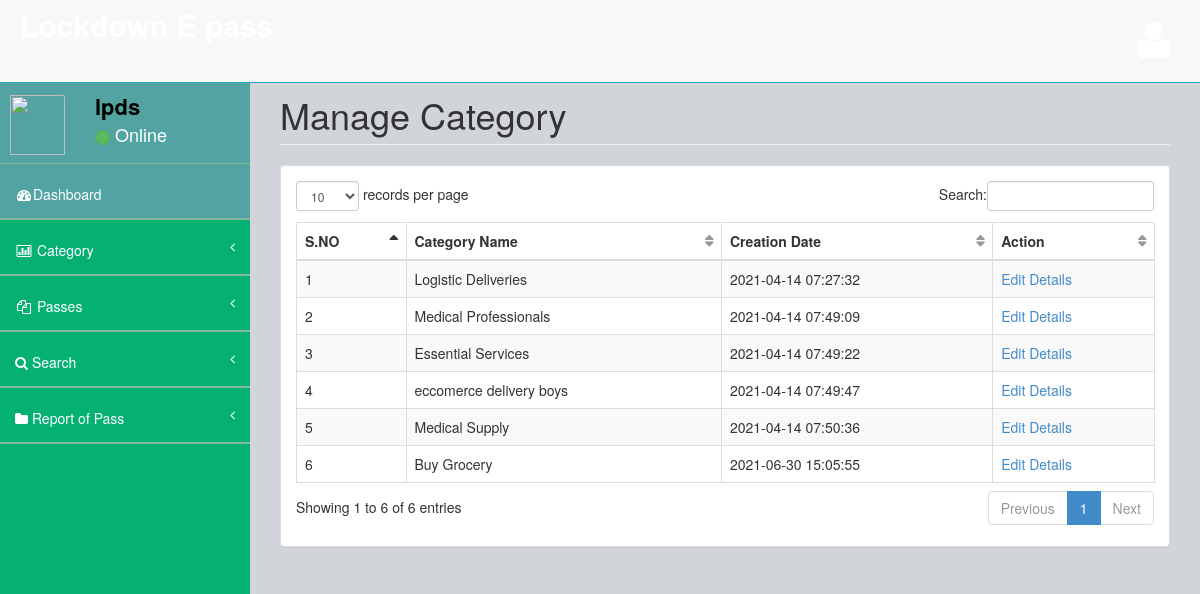
Page /admin/manage-category.php (signed in) on the committed database.
### tables this page shows
CREATE TABLE `tblcategory` (
    `ID` int(10) NOT NULL,
    `CategoryName` varchar(200) DEFAULT NULL,
    `CreationDate` timestamp NULL DEFAULT current_timestamp()
  );

### admin/manage-category.php (the view, shortened to what this page needs)
<?php
include('includes/dbconnection.php');
if (strlen($_SESSION['cpmsaid']==0)) {
  header('location:logout.php');
  } else{
  ?>
<!DOCTYPE html>
<html>
<head>
    <link href="assets/plugins/bootstrap/bootstrap.css" rel="stylesheet" />
    <link href="assets/font-awesome/css/font-awesome.css" rel="stylesheet" />
    <link href="assets/plugins/pace/pace-theme-big-counter.css" rel="stylesheet" />
  <link href="assets/css/style.css" rel="stylesheet" />
      <link href="assets/css/main-style.css" rel="stylesheet" />
    <link href="assets/plugins/dataTables/dataTables.bootstrap.css" rel="stylesheet" />
</head>
<body>
    <div id="wrapper">
       <?php include_once('includes/header.php');?>
        <?php include_once('includes/sidebar.php');?>
        <div id="page-wrapper">
            <div class="row">
                <div class="col-lg-12">
                    <h1 class="page-header">Manage Category</h1>
                </div>
            </div>
            <div class="row">
                <div class="col-lg-12">
                    <div class="panel panel-default">
                        <div class="panel-body">
                            <div class="table-responsive">
                                <table class="table table-striped table-bordered table-hover" id="dataTables-example">
                                    <thead>
                                        <tr>
                                            <th>S.NO</th>
                                            <th>Category Name</th>
                                            <th>Creation Date</th>
                                            <th>Action</th>
                                        </tr>
                                    </thead>
                                    <tbody>
                                        <?php
$sql="SELECT * from tblcategory";
$query = $dbh -> prepare($sql);
$query->execute();
$results=$query->fetchAll(PDO::FETCH_OBJ);
$cnt=1;
if($query->rowCount() > 0)
{
foreach($results as $row)
{               ?>
                                       <tr>
                  <td><?php echo htmlentities($cnt);?></td>
                  <td><?php  echo htmlentities($row->CategoryName);?></td>
                  <td><?php  echo htmlentities($row->CreationDate);?></td>
                  <td><a href="edit-category-detail.php?editid=<?php echo htmlentities ($row->ID);?>">Edit Details</a></td>
                </tr>
               <?php $cnt=$cnt+1;}} ?>
                                    </tbody>
                                </table>
                            </div>
                        </div>
                    </div>
                </div>
            </div>
        </div>
    </div>
</body>
</html>
<?php }  ?>

### admin/includes/header.php (shortened to what this page needs)
<nav class="navbar navbar-default navbar-fixed-top" role="navigation" id="navbar">
            <div class="navbar-header">
                <a class="navbar-brand" href="dashboard.php">
                    <strong style="color: white;font-size: 30px">Lockdown E pass</strong>
                </a>
            </div>
            <ul class="nav navbar-top-links navbar-right">
                <li class="dropdown">
                    <a class="dropdown-toggle" data-toggle="dropdown" href="#">
                        <i class="fa fa-user fa-3x"></i>
                    </a>
                </li>
            </ul>
        </nav>

### admin/includes/sidebar.php (shortened to what this page needs)
<?php
include('includes/dbconnection.php');
?>
        <nav class="navbar-default navbar-static-side" role="navigation">
            <div class="sidebar-collapse">
                <ul class="nav" id="side-menu">
                    <li>
                        <div class="user-section">
                            <div class="user-section-inner">
                                <img src="assets/img/user.jpg" alt="">
                            </div>
                            <div class="user-info">
                                <?php
$aid=$_SESSION['cpmsaid'];
$sql="SELECT AdminName from  tbladmin where ID=:aid";
$query = $dbh -> prepare($sql);
$query->bindParam(':aid',$aid,PDO::PARAM_STR);
$query->execute();
$results=$query->fetchAll(PDO::FETCH_OBJ);
$cnt=1;
if($query->rowCount() > 0)
{
foreach($results as $row)
{               ?>
                                <div><strong><?php  echo $row->AdminName;?></strong></div>
                                <div class="user-text-online">
                                    <span class="user-circle-online btn btn-success btn-circle "></span>&nbsp;Online
                                </div>
                            </div>
                            <?php $cnt=$cnt+1;}} ?>
                        </div>
                    </li>
                    <li class="selected">
                        <a href="dashboard.php"><i class="fa fa-dashboard fa-fw"></i>Dashboard</a>
                    </li>
                    <li>
                        <a href="#"><i class="fa fa-bar-chart-o fa-fw"></i> Category<span class="fa arrow"></span></a>
                    </li>
                    <li>
                        <a href="#"><i class="fa fa-files-o fa-fw"></i> Passes<span class="fa arrow"></span></a>
                    </li>
                    <li>
                        <a href="search-pass.php"><i class="fa fa-search"></i>  Search<span class="fa arrow"></span></a>
                        </li>
                        <li>
                        <a href="pass-bwdates-report.php"><i class="fa fa-folder"></i>  Report of Pass<span class="fa arrow"></span></a>
                        </li>
                </ul>
            </div>
        </nav>

### admin/assets/css/style.css (style rules this page uses)
body { background-color: #f8f8f8; }
#wrapper { width: 100%; margin-top: 55px!important; background-color:#04B173; }
#page-wrapper { padding: 0 15px; min-height: 568px; background-color:rgb(209, 212, 216); }
.navbar-static-side ul li { border-bottom:1px solid #84B899 !important; }
.navbar-top-links li { display: inline-block; }
.navbar-top-links li:last-child { margin-right: 15px; }
.navbar-top-links li a { padding: 20px; min-height: 50px; }
.arrow { float: right; }
.fa.arrow:before { content: "\f104"; }
@media (min-width:768px) { .navbar-static-side { z-index: 1; position: absolute; width: 250px; } }
table.dataTable thead .sorting, table.dataTable thead .sorting_asc:after, table.dataTable thead .sorting_desc, table.dataTable thead .sorting_asc_disabled, table.dataTable thead .sorting_desc_disabled { background: transparent; }
table.dataTable thead .sorting_asc:after { content: "\f0de"; float: right; font-family: fontawesome; }
table.dataTable thead .sorting:after { content: "\f0dc"; float: right; font-family: fontawesome; color: rgba(50,50,50,.5); }
.btn-circle { width: 30px; height: 30px; padding: 6px 0; border-radius: 15px; text-align: center; font-size: 12px; line-height: 1.428571429; }

### admin/assets/css/main-style.css (style rules this page uses)
.user-section-inner { height: 65px; width: 65px; -moz-border-radius: 3px; -webkit-border-radius: 3px; border-radius: 3px; overflow: hidden; display: inline-block; float: left; margin-right: 15px; margin-top: 20px; }
.user-section-inner img { margin-left:10px; width:55px; height:60px; }
.user-info { display: block; color:#000!important; display: inline-block; padding: 15px; margin-bottom: 0px }
.user-text-online { font-size:18px; color:#fff }
.user-circle-online { width: 15px!important; height: 15px!important; }
.navbar-top-links > li > a { color: #FFFFFF; }
.nav > li > a { padding: 20px 15px; }
#side-menu { background-color:#04B173; }
#side-menu a { color:#fff; border-bottom: 1px solid #84B899 !important; height: 55px; }
.selected { background-color:rgb(83, 163, 163); }
.navbar-brand { padding-left:20px; }
.navbar-default { border-color: #27A6BE; }
@media (min-width:768px) { #page-wrapper { position: inherit; margin: 0 0 0 250px; padding: 0 30px; min-height: 1000px; } }

### rows in the picture
tblcategory: CategoryName "Logistic Deliveries", CreationDate "2021-04-14 07:27:32"
tblcategory: CategoryName "Medical Professionals", CreationDate "2021-04-14 07:49:09"
tblcategory: CategoryName "Essential Services", CreationDate "2021-04-14 07:49:22"
tblcategory: CategoryName "eccomerce delivery boys", CreationDate "2021-04-14 07:49:47"
tblcategory: CategoryName "Medical Supply", CreationDate "2021-04-14 07:50:36"
tblcategory: CategoryName "Buy Grocery", CreationDate "2021-06-30 15:05:55"

### other values in the picture
$row->AdminName "lpds"
